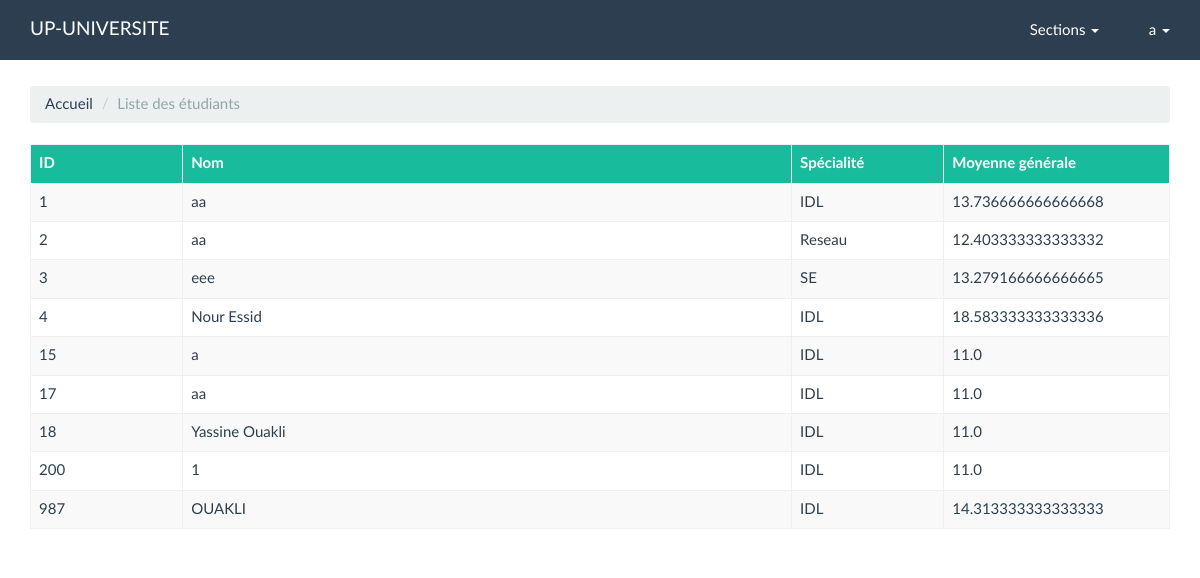
The page /all_student (signed in) on the database its author committed.
### project/models.py (models this page shows, shortened)
class Marks(db.Model):
    id = db.Column(db.Integer, primary_key=True)
    id_student = db.Column(db.Integer, unique=True)
    name = db.Column(db.String(100))
    specialite = db.Column(db.String(100))
    note1 = db.Column(db.Float)
    note2 = db.Column(db.Float)
    note3 = db.Column(db.Float)
    note4 = db.Column(db.Float)
    note5 = db.Column(db.Float)
    note6 = db.Column(db.Float)
    note7 = db.Column(db.Float)
    note8 = db.Column(db.Float)
    note9 = db.Column(db.Float)
    note10 = db.Column(db.Float)
    note11 = db.Column(db.Float)
    note12 = db.Column(db.Float)
    note13 = db.Column(db.Float)
    note14 = db.Column(db.Float)
    note15 = db.Column(db.Float)
    notes = []
    coef_idl = [1, 1, 1, 1, 2, 1, 2, 1, 1, 2, 2, 1, 1, 1]
    coef_rs = [2, 2, 1, 1, 2, 1, 2, 1, 1, 2, 1, 1, 1, 1]
    coef_se = [1, 2, 1, 2, 2, 1, 2, 1, 2, 1, 1, 1, 1, 1]
    moyenne_generale_idl = db.Column(db.Float)
    moyenne_generale_rs = db.Column(db.Float)
    moyenne_generale_se = db.Column(db.Float)
    user_id = db.Column(db.Integer, db.ForeignKey('user.id'), nullable=False)

### project/main.py (the view)
@main.route("/all_student")
@login_required
def students():
    students = db.engine.execute("SELECT * FROM Marks")
    students = sorted(students, key=lambda k: (k["id_student"]))
    return render_template("all_student.html", students=students, name=current_user.name_teacher)

### project/__init__.py (called while the page is built)
def create_app():
    app = Flask(__name__)
    app.config['SECRET_KEY'] = 'secret-key-goes-here'
    app.config['SQLALCHEMY_DATABASE_URI'] = 'sqlite:///db.sqlite'
    db.init_app(app)
    login_manager = LoginManager()
    login_manager.login_view = 'auth.login'
    login_manager.init_app(app)
    from .models import User
    from .models import Marks
    @login_manager.user_loader
    def load_user(user_id):
        return User.query.get(int(user_id))
    from .auth import auth as auth_blueprint
    app.register_blueprint(auth_blueprint)
    from .main import main as main_blueprint
    app.register_blueprint(main_blueprint)
    return app

### project/templates/all_student.html (shortened to what this page needs)
{% extends "base.html" %}
{% block main %}
<br><br><br><br>
<section class="container">
    <div class="row">
        <div class="col-xs-12">
            <ul class="breadcrumb">
                <li><a class="text-primary" href="{{ url_for('main.index') }}">Accueil</a></li>
                <li class="active">Liste des étudiants</li>
            </ul>
        </div>
    </div>
</section>
<section class="container">
    <div class="row">
        <div class="col-md-12">
            <div class="student-table-container">
                <table class="table table-bordered table-striped" id="studentsTable" style="background:white;">
                    <thead>
                    <tr class="success">
                        <th class="">ID</th>
                        <th class="">Nom</th>
                        <th class="">Spécialité</th>
                        <th class="">Moyenne générale</th>
                    </tr>
                    </thead>
                    <tbody>
                    {% for student in students %}
                    <tr class="">
                        <td class="col-md-1">{{ student["id_student"] }}</td>
                        <td class="col-md-4">{{ student["name"] }}</td>
                        <td class="col-md-1">{{ student["specialite"] }}</td>
                        {% if student["specialite"] == 'IDL' %}
                        <td class="col-md-1">{{ student["moyenne_generale_idl"] }}</td>
                        {% endif %}
                        {% if student["specialite"] == 'Reseau' %}
                        <td class="col-md-1">{{ student["moyenne_generale_rs"] }}</td>
                        {% endif %}
                        {% if student["specialite"] == 'SE' %}
                        <td class="col-md-1">{{ student["moyenne_generale_se"] }}</td>
                        {% endif %}
                    </tr>
                    {% endfor %}
                    </tbody>
                </table>
            </div>
        </div>
    </div>
</section>
{% endblock %}

### project/templates/base.html (shortened to what this page needs)
<!DOCTYPE html>
<html lang="en">
<head>
    <link rel="stylesheet" type="text/css" href="../static/fonts/LatoLatin/latolatinfonts.css">
    <link rel="stylesheet" type="text/css" href="../static/css/bootstrap.min.css">
    <link rel="stylesheet" type="text/css" href="../static/css/font-awesome.min.css">
    <link rel="stylesheet" type="text/css" href="../static/css/dataTables.bootstrap.css">
</head>
<nav class="navbar navbar-default navbar-fixed-top">
    <div class="container">
        <div class="navbar-header">
            <a class="navbar-brand nav-brand-name" href="/">
                 UP-UNIVERSITE
            </a>
        </div>
        <div class="collapse navbar-collapse" id="bs-example-navbar-collapse-2">
            <ul class="nav navbar-nav navbar-right">
                <li class="dropdown">
                    <a href="#" class="dropdown-toggle" data-toggle="dropdown" role="button" aria-expanded="false">
                        <i class="fa fa-bars" aria-hidden="true"></i>&nbsp;
                        <span>Sections</span> <span class="caret"></span></a>
                </li>
                {% if current_user.is_authenticated %}
                <li class="dropdown">
                    <a href="#" class="dropdown-toggle" data-toggle="dropdown" role="button" aria-expanded="false">
                        <i class="fa fa-user-circle" aria-hidden="true"></i>&nbsp;
                        <span> {{ name }}</span> <span class="caret"></span></a>
                </li>
                {% endif %}
            </ul>
        </div>
    </div>
</nav>
{% block main %}{% endblock %}
</body>
</html>

### rows shown on the page
Marks: id_student "1", name "aa", specialite "IDL", moyenne_generale_idl "13.736666666666668"
Marks: id_student "2", name "aa", specialite "Reseau", moyenne_generale_rs "12.403333333333332"
Marks: id_student "3", name "eee", specialite "SE", moyenne_generale_se "13.279166666666665"
Marks: id_student "4", name "Nour Essid", specialite "IDL", moyenne_generale_idl "18.583333333333336"
Marks: id_student "15", name "a", specialite "IDL", moyenne_generale_idl "11.0"
Marks: id_student "17", name "aa", specialite "IDL", moyenne_generale_idl "11.0"
Marks: id_student "18", name "Yassine Ouakli", specialite "IDL", moyenne_generale_idl "11.0"
Marks: id_student "200", name "1", specialite "IDL", moyenne_generale_idl "11.0"
Marks: id_student "987", name "OUAKLI", specialite "IDL", moyenne_generale_idl "14.313333333333333"

### other values the page prints
{{ name }} "a"
